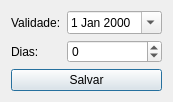
<?xml version="1.0" encoding="UTF-8"?>
<ui version="4.0">
 <class>ValidadeDialog</class>
 <widget class="QDialog" name="ValidadeDialog">
  <property name="geometry">
   <rect>
    <x>0</x>
    <y>0</y>
    <width>155</width>
    <height>97</height>
   </rect>
  </property>
  <property name="windowTitle">
   <string>Validade</string>
  </property>
  <layout class="QGridLayout" name="gridLayout">
   <item row="1" column="0">
    <widget class="QLabel" name="label_2">
     <property name="text">
      <string>Dias:</string>
     </property>
    </widget>
   </item>
   <item row="0" column="0">
    <widget class="QLabel" name="label">
     <property name="text">
      <string>Validade:</string>
     </property>
    </widget>
   </item>
   <item row="0" column="1">
    <widget class="QDateEdit" name="dateEdit">
     <property name="calendarPopup">
      <bool>true</bool>
     </property>
    </widget>
   </item>
   <item row="1" column="1">
    <widget class="QSpinBox" name="spinBox">
     <property name="minimum">
      <number>-3000</number>
     </property>
     <property name="maximum">
      <number>3000</number>
     </property>
    </widget>
   </item>
   <item row="3" column="0" colspan="2">
    <widget class="QPushButton" name="pushButtonSalvar">
     <property name="text">
      <string>Salvar</string>
     </property>
    </widget>
   </item>
  </layout>
 </widget>
 <resources/>
 <connections/>
</ui>
